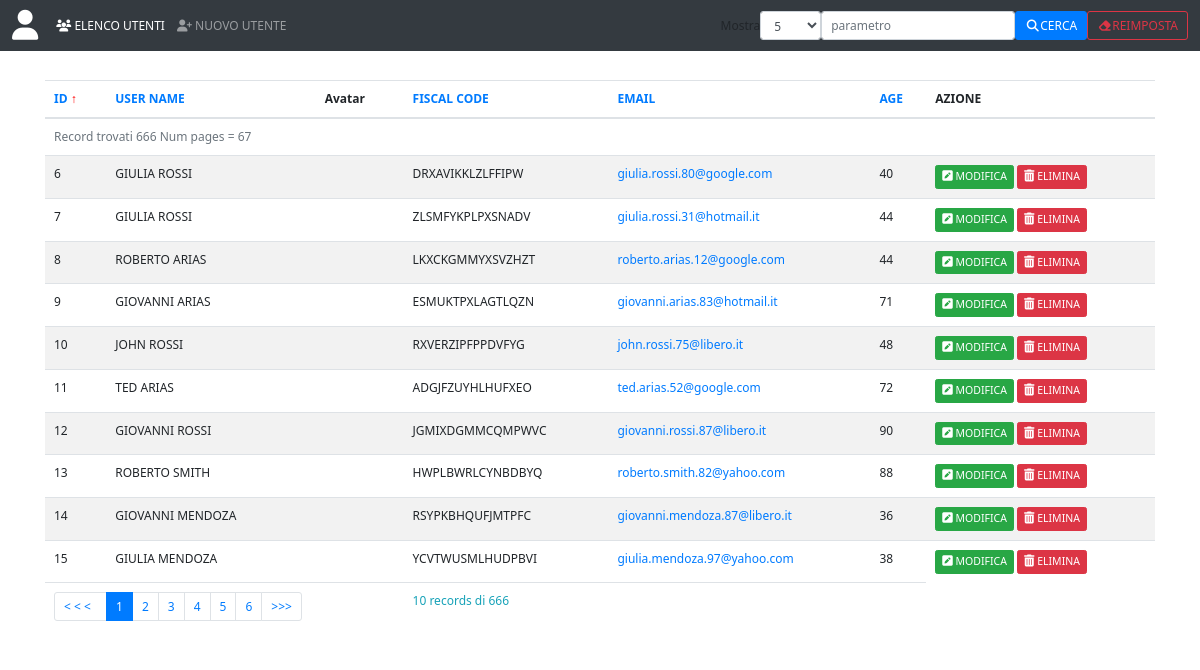
The page / on the database its author committed.
### tables this page shows
CREATE TABLE `users` (
  `id` int(12) UNSIGNED NOT NULL,
  `username` varchar(64) NOT NULL,
  `email` varchar(64) NOT NULL,
  `fiscalcode` char(16) NOT NULL,
  `age` tinyint(3) UNSIGNED NOT NULL,
 `avatar` varchar(24) 
);

### functions.php (called while the page is built, shortened)
<?php
function getFromGet($param,  $default= null, $type ='string'){
    if($type === 'int'){
      $param = filter_input(INPUT_GET, $param, FILTER_SANITIZE_NUMBER_INT)  ;
    } else {
        $param = filter_input(INPUT_GET, $param, FILTER_SANITIZE_STRING)  ;
    }
    $ret = $param? $param : $default;
    return $ret;
}
  function getUsers(array $params){
       $mysqli = $GLOBALS['mysqli'];
         $records = [];
         $orderBy = $params['orderBy']? $params['orderBy'] : 'ID';
         $orderBy =  $mysqli->escape_string($orderBy);
         $orderDir = $params['orderDir']?$params['orderDir'] :'DESC';
         $orderDir =  $mysqli->escape_string($orderDir);
         $start = (int)$params['start'];
         $limit = (int)$params['limit'];
          $where = '';
         $whereParam = !empty($params['search'])? $params['search'] : '';
        $sql ="SELECT * FROM users $where ORDER BY $orderBy $orderDir LIMIT $start,$limit";
        $result = $mysqli->query($sql);
        if($result && $result->num_rows){
            $records =  $result->fetch_all(MYSQLI_ASSOC);
        }
        return $records;
    }
  function getTotalUsers(array $params){
       $mysqli = $GLOBALS['mysqli'];
        $totalRecords =0;
          $where = '';
         $whereParam = !empty($params['search'])? $params['search'] : '';
        $sql ="SELECT COUNT(*) AS total FROM users $where";
        $result = $mysqli->query($sql);
        if($result && $result->num_rows){
           $row  = $result->fetch_assoc();
              $totalRecords = $row['total'];
        }
        return $totalRecords;
    }

### config.php (called while the page is built, shortened)
<?php
$config = [
    'mysql_host' => 'localhost',
    'mysql_user' => 'root',
    'mysql_password' => 'hidran',
    'mysql_db' => 'corsophp',
    'numPagesNavigator' => 5
];
return $config;

### index.php (the view, shortened to what this page needs)
<?php
require_once 'functions.php';
$search = getFromGet('search', '');
require_once 'header.php';
require_once 'navbar.php';
$orderBy = getFromGet('orderBy', 'id');
$orderBy = in_array($orderBy, $orderByColumns) ? $orderBy : 'id';
$orderDir = getFromGet('orderDir', 'ASC');
$recordPerPage = getFromGet('recordPerPage', 10, 'int');
 $page = getFromGet('page', 0,'int');
$start = ($page-1)*$recordPerPage;
 if($start <0 ){
     $start = 0;
 }
$params = [
    'orderBy' => $orderBy,
    'orderDir' => $orderDir,
    'start' => $start,
    'limit' => $recordPerPage,
    'search' => $search
];
$totalRecords =  getTotalUsers(['search' => $search]);
$users = getUsers($params);
$numPages = ceil($totalRecords/$recordPerPage);
$paginatorParams = http_build_query($params, '', '&amp;').'&amp;recordPerPage='.$recordPerPage;
$orderParam = $orderDir === 'ASC' ? 'DESC' : 'ASC';
$sorterArray = [
    'orderDir' => $orderParam,
    'start' => $start,
    'limit' => $recordPerPage,
    'search' => $search,
    'recordPerPage' => $recordPerPage
];
$sorterParams = http_build_query($sorterArray, '', '&amp;');
    ?>
<table class="table table-striped" id="table-users">
    <thead>
        <tr>
            <th<?=$orderBy ==='id'? " class=\"$orderDir\"":''?>>
                <a href="index.php?orderBy=id&amp;<?= $sorterParams ?>">ID</a>
            </th>
            <th<?=$orderBy ==='username'? " class=\"$orderDir\"":''?>>
                <a href="index.php?orderBy=username&amp;<?= $sorterParams ?>">USER NAME</a>
            </th>
            <th>Avatar</th>
            <th<?=$orderBy ==='fiscalcode'? " class=\"$orderDir\"":''?>>
                <a href="index.php?orderBy=fiscalcode&amp;<?= $sorterParams ?>">FISCAL CODE</a>
            </th>
            <th<?=$orderBy ==='email'? " class=\"$orderDir\"":''?>>
                <a href="index.php?orderBy=email&amp;<?= $sorterParams ?>">EMAIL</a>
            </th>
            <th<?=$orderBy ==='age'? " class=\"$orderDir\"":''?>>
                <a href="index.php?orderBy=age&amp;<?= $sorterParams ?>">AGE</a>
            </th>
            <th>AZIONE</th>
        </tr>
         <tr> <td class="text-success text-muted text-xs-center" colspan="6">
                Record trovati <?=$totalRecords?>
                Num pages = <?=$numPages?>
            </td>
        </tr>
    </thead>
    <?php if ($users) : ?>
        <tbody>
            <?php foreach ($users as $user) : ?>
                <tr>
                    <td>
                        <?= $user['id'] ?>
                    </td>
                    <td>
                        <?= $user['username'] ?>
                    </td>
                    <td>
                    </td>
                    <td>
                        <?= $user['fiscalcode'] ?>
                    </td>
                    <td>
                        <a href="mailto:<?= $user['email'] ?>"><?= $user['email'] ?></a>
                    </td>
                    <td>
                        <?= $user['age'] ?>
                    </td>
                    <td class="p-a-0 text-sm-left">
                        <a class="btn btn-success btn-sm" href="updateRecord.php?action=update&amp;id=<?=$user['id']?>&amp;<?=$paginatorParams?>&amp;page=<?=$page?>">
                            <i class="fa fa-pencil-square"></i>&nbsp;MODIFICA
                        </a>
                        <a onclick="return confirm('Vuoi eliminare il recod?')" class="btn btn-danger btn-sm" href="updateRecord.php?action=delete&amp;id=<?=$user['id']?>&amp;<?=$paginatorParams?>&amp;page=<?=$page?>">
                            <i class="fa fa-trash"></i>&nbsp;ELIMINA
                        </a>
                    </td>
                </tr>
            <?php endforeach; ?>
        </tbody>
        <tfoot>
            <tr><td colspan="3" class="text-xs-center">
             <?php
             require_once 'navigator.php';
             ?>
                    </td>
                    <td colspan="3" class="text-info text-xl-left">
                        <?php
                        $recordsDi = $page*$recordPerPage;
                        ?>
                        <?=$recordsDi?> records di <?=$totalRecords?>
                    </td>
                </tr>
            </tfoot>
        <?php
        else : ?>
        <tr><th class="text-info text-xs-center" colspan="6"><h3>Nessun record trovato!</h3></th></tr>
        <?php
    endif;
    ?>
</table>
<?php
require_once 'footer.php';

### header.php (shortened to what this page needs)
<!DOCTYPE html>
<html lang="it">
  <head>
      <link rel="stylesheet" href="https://maxcdn.bootstrapcdn.com/bootstrap/4.0.0-beta/css/bootstrap.min.css">
    <link rel="stylesheet" href="css/style.css">
    <link href="css/googlefont.css" rel="stylesheet" type="text/css">
   <link rel="stylesheet" href="font-awesome/css/font-awesome.min.css">
  </head>
  <body>
      <div class="container" id="main">

### navbar.php (shortened to what this page needs)
<nav class="navbar navbar-expand-lg  fixed-top navbar-dark bg-dark">
    <a class="navbar-brand" href="#"><i class="fa fa-user fa-2x"></i></a>
    <div class="navbar-nav mr-auto">
        <a class="nav-item nav-link <?= stristr($_SERVER['PHP_SELF'],'index.php')?'active':''?>" href="index.php">
           <i class="fa fa-users fa-1x"></i>
            ELENCO UTENTI
        </a>
       <a   class="<?=  stristr($_SERVER['PHP_SELF'],'updateRecord.php')?'active':''?> nav-item  nav-link" href="updateRecord.php?action=insert">
         <i class="fa fa-user-plus"></i>  NUOVO UTENTE
       </a>
   </div>
    <?php
      $recordPerPage = filter_input(INPUT_GET, 'recordPerPage', FILTER_VALIDATE_INT);
    ?>
    <form method="GET" class="form-inline pull-xs-right" action="index.php">
        <span>Mostra</span>
        <select class="form-control" id="recordPerPage" name="recordPerPage">
             <option <?=$recordPerPage === 5?'selected':''?> value="5">5</option>
        </select>
        <input type="search" value="<?= $search ?>" name="search" id="search" class="form-control" placeholder="parametro">
        <button   tabindex="1" class="btn btn-primary">
            <i class="fa fa-search fa-fw"></i>CERCA</button>
            <button  onclick = "location.href='index.php'" class="btn  btn-outline-danger" type="reset" name="reset" id="reset">
                <i class="fa fa-eraser  fa-fw"></i>REIMPOSTA
            </button>
    </form>
</nav>

### navigator.php (shortened to what this page needs)
<?php
if(!$page){
    $page = 1;
}
$numPagesNavigator = $config['numPagesNavigator'];
?>
<nav class="nav nav-inline ">
    <ul   class="pagination">
    <?php
     $i = ($page - $numPagesNavigator) > 0 ? ($page - $numPagesNavigator) : 1;
       if($i<2) :?>
   <li class="page-item"> <span class="page-link">&lt; &lt; &lt;&nbsp;&nbsp;</span></li>
    <?php
    else : ?>
     <li class="page-item"><a class="page-link" href="?<?=$paginatorParams?>&amp;page=<?=$i-1?>">&lt; &lt; &lt;</a></li>
    <?php
    endif;
      for( ; $i < $page ; $i++) :
          ?>
        <li class="page-item"><a class="page-link" href="?<?=$paginatorParams?>&amp;page=<?=$i?>"><?=$i?></a></li>
     <?php
      endfor;
    ?>
   <li class="page-item active"> <span class="page-link"><?=$page?></span></li>
    <?php
      for($i = $page +1; $i < $page + ($numPagesNavigator+1) ; $i++) :
          ?>
        <li class="page-item"> <a class="page-link" href="?<?=$paginatorParams?>&amp;page=<?=$i?>"><?=$i?></a></li>
     <?php
      endfor;
       if ($i <= $numPages) : ?>
        <li class="page-item"> <a class="page-link" href="?<?=$paginatorParams?>&amp;page=<?=$i?>">&gt;&gt;&gt;</a></li>
          <?php
          else : ?>
        <li class="page-item"> <span class="page-link"> &nbsp;&nbsp;&gt;&gt;&gt;</span></li>
        <?php
       endif;
    ?>
        </ul>
</nav>

### footer.php (shortened to what this page needs)
</div>
  </body>
</html>

### css/style.css (style rules this page uses)
* { font-family: 'Noto Sans',sans-serif; font-size: 12px; }
#table-users thead .ASC::after { content:'↑'; color :#ff0000; }
#main { margin-top: 80PX }
.btn { cursor: pointer; }

### rows shown on the page
users: id "6", username "GIULIA ROSSI", fiscalcode "DRXAVIKKLZLFFIPW", email "giulia.rossi.80@google.com", age "40"
users: id "7", username "GIULIA ROSSI", fiscalcode "ZLSMFYKPLPXSNADV", email "giulia.rossi.31@hotmail.it", age "44"
users: id "8", username "ROBERTO ARIAS", fiscalcode "LKXCKGMMYXSVZHZT", email "roberto.arias.12@google.com", age "44"
users: id "9", username "GIOVANNI ARIAS", fiscalcode "ESMUKTPXLAGTLQZN", email "giovanni.arias.83@hotmail.it", age "71"
users: id "10", username "JOHN ROSSI", fiscalcode "RXVERZIPFPPDVFYG", email "john.rossi.75@libero.it", age "48"
users: id "11", username "TED ARIAS", fiscalcode "ADGJFZUYHLHUFXEO", email "ted.arias.52@google.com", age "72"
users: id "12", username "GIOVANNI ROSSI", fiscalcode "JGMIXDGMMCQMPWVC", email "giovanni.rossi.87@libero.it", age "90"
users: id "13", username "ROBERTO SMITH", fiscalcode "HWPLBWRLCYNBDBYQ", email "roberto.smith.82@yahoo.com", age "88"
users: id "14", username "GIOVANNI MENDOZA", fiscalcode "RSYPKBHQUFJMTPFC", email "giovanni.mendoza.87@libero.it", age "36"
users: id "15", username "GIULIA MENDOZA", fiscalcode "YCVTWUSMLHUDPBVI", email "giulia.mendoza.97@yahoo.com", age "38"

### other values the page prints
$totalRecords "666"
$numPages "67"
$page "1"
$recordsDi "10"
